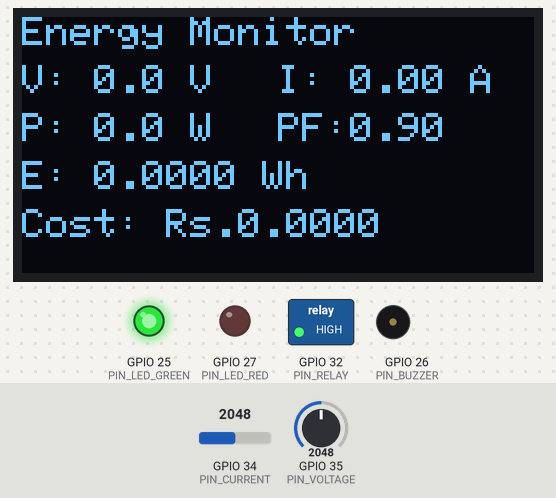
The sketch below on a simulated ESP32. On the bench: 128×64 one-colour display, switched loads named in the sketch (green lamp = pin HIGH), output pins drawn as LEDs (lit = HIGH), buzzer (waves = sounding, pin HIGH). The inputs (shaded band) are chosen by the test bench; at power-on: GPIO 34 (PIN_CURRENT) = 2048, GPIO 35 (PIN_VOLTAGE) = 2048. WiFi joins after 1.5 s; servers stay silent unless stated; what the sketch prints to the serial monitor is not drawn.

Above: at 5.2 s.
5.3 s: GPIO 34 (PIN_CURRENT) set to 2104
At 7.3 s:
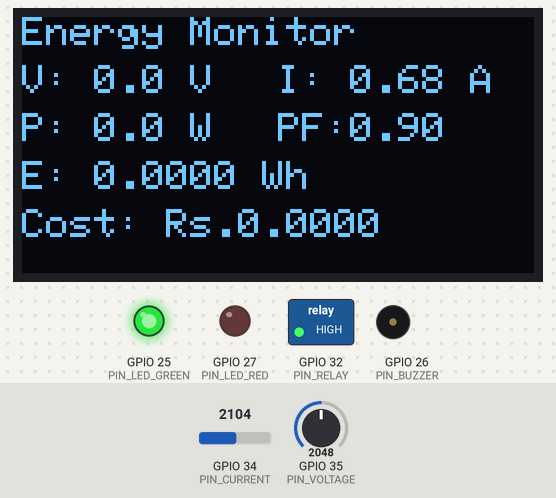
7.6 s: GPIO 35 (PIN_VOLTAGE) set to 2866
At 8.9 s:
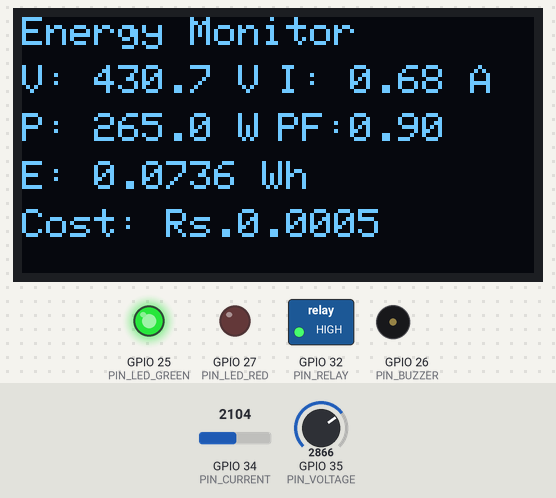
10.6 s: GPIO 34 (PIN_CURRENT) set to 2652
At 11.9 s:
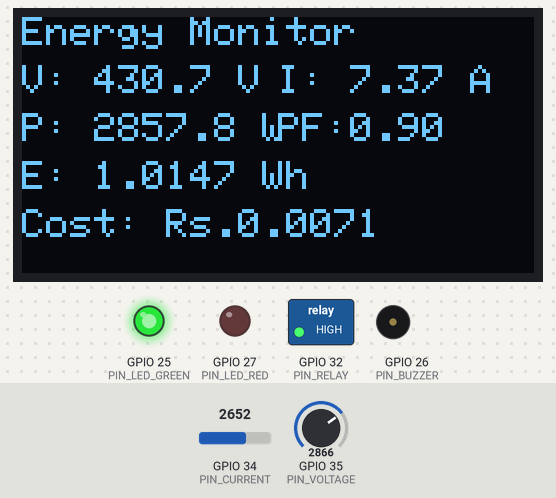
13.6 s: GPIO 34 (PIN_CURRENT) set to 2756
At 15.1 s:
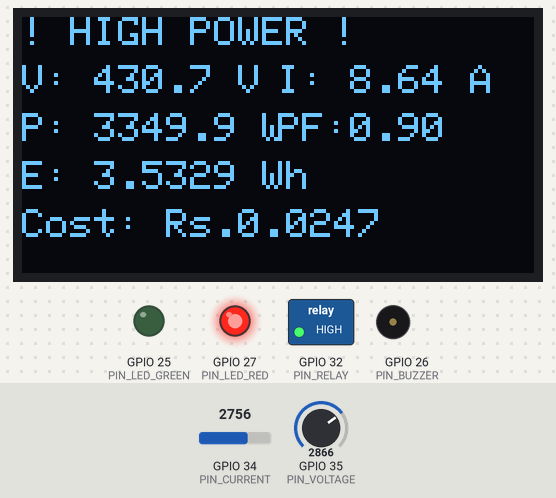
16.6 s: GPIO 35 (PIN_VOLTAGE) set to 3457
At 18.56 s:
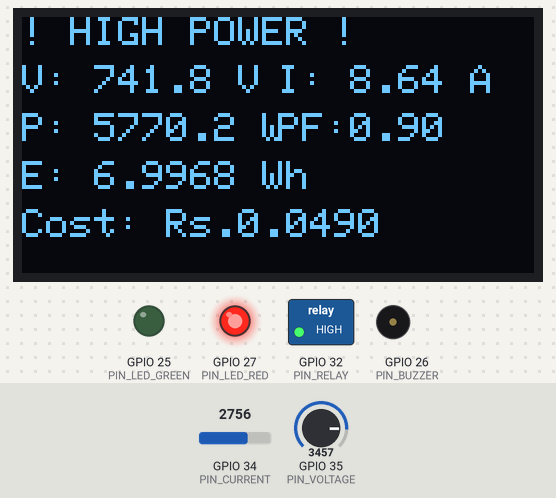
19.5 s: GPIO 35 (PIN_VOLTAGE) set to 3545
At 21.6 s:
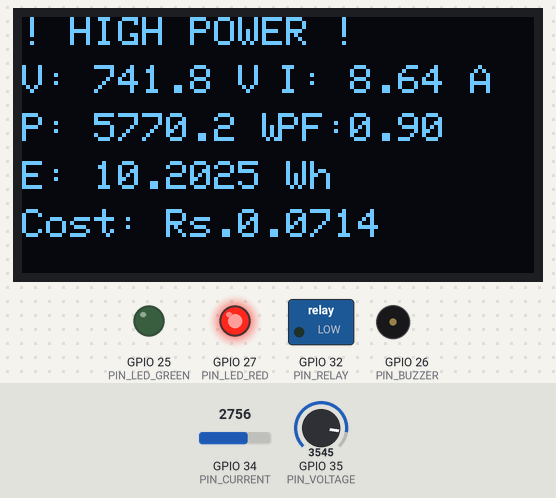
Timing chart, 0 to 23.5 s (numbered marks = the images above; inputs shaded):
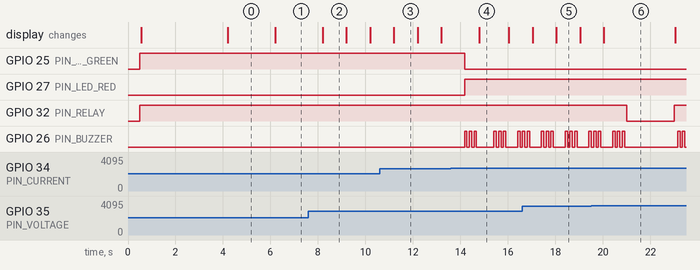

The sketch:

energy_monitor.ino
```cpp
/*
 * Smart Home Energy Monitoring System
 * =====================================
 * Hardware  : ESP32 (38-pin DevKit)
 * Sensors   : ACS712-30A (current), ZMPT101B (voltage)
 * Display   : 0.96" OLED SSD1306 (I2C)
 * Alert     : Buzzer + Red LED
 * Cloud     : ThingSpeak via Wi-Fi
 * IDE       : Arduino IDE 2.x
 *
 * Libraries required (install via Library Manager):
 *   - Adafruit SSD1306        (OLED display)
 *   - Adafruit GFX Library    (graphics)
 *   - ThingSpeak              (cloud upload)
 *   - WiFi                    (built-in for ESP32)
 *
 * Wiring Summary:
 *   ACS712 OUT  → GPIO34 (ADC1_CH6 — analog input)
 *   ZMPT101B OUT→ GPIO35 (ADC1_CH7 — analog input)
 *   OLED SDA    → GPIO21
 *   OLED SCL    → GPIO22
 *   BUZZER +    → GPIO26
 *   RED LED     → GPIO27 (via 330Ω resistor)
 *   GREEN LED   → GPIO25 (via 330Ω resistor)
 *   RELAY IN    → GPIO32
 */

#include <WiFi.h>
#include <Wire.h>
#include <Adafruit_GFX.h>
#include <Adafruit_SSD1306.h>
#include "ThingSpeak.h"

// ─────────────────────────────────────────────────────────────────
// CONFIGURATION — edit these values before uploading
// ─────────────────────────────────────────────────────────────────
const char* WIFI_SSID       = "Your_WiFi_SSID";
const char* WIFI_PASSWORD   = "Your_WiFi_Password";
unsigned long CHANNEL_ID    = 0;           // ThingSpeak Channel ID
const char*   WRITE_API_KEY = "YOUR_API_KEY"; // ThingSpeak Write API Key

// ─────────────────────────────────────────────────────────────────
// PIN DEFINITIONS
// ─────────────────────────────────────────────────────────────────
#define PIN_CURRENT   34    // ACS712 analog output
#define PIN_VOLTAGE   35    // ZMPT101B analog output
#define PIN_BUZZER    26
#define PIN_LED_RED   27
#define PIN_LED_GREEN 25
#define PIN_RELAY     32

// ─────────────────────────────────────────────────────────────────
// SENSOR CALIBRATION CONSTANTS
// ─────────────────────────────────────────────────────────────────
// ACS712-30A: sensitivity = 66 mV/A, midpoint at VCC/2 = 1650mV
// ESP32 ADC: 12-bit → 0–4095, reference voltage 3.3V
#define ACS712_SENSITIVITY  0.066   // V/A for 30A variant
#define ACS712_MIDPOINT     1.65    // V (VCC/2 with 3.3V supply)
#define ADC_REF_VOLTAGE     3.3     // V
#define ADC_RESOLUTION      4096    // 12-bit
#define SAMPLES_PER_READ    500     // Number of samples to average (noise reduction)

// ZMPT101B calibration factor — adjust based on your module's trim pot
// Measure actual voltage with multimeter and adjust until values match
#define VOLTAGE_CALIBRATION 0.5265  // Empirically determined

// Power factor for typical household loads
#define POWER_FACTOR 0.9

// Cost per kWh in INR (Hyderabad TSSPDCL domestic rate)
#define COST_PER_KWH 7.0

// Alert threshold: 3000W = 3kW
#define POWER_THRESHOLD_W 3000.0

// ─────────────────────────────────────────────────────────────────
// OLED DISPLAY CONFIG
// ─────────────────────────────────────────────────────────────────
#define SCREEN_WIDTH 128
#define SCREEN_HEIGHT 64
#define OLED_RESET   -1  // No reset pin (connected to ESP32 EN)
Adafruit_SSD1306 display(SCREEN_WIDTH, SCREEN_HEIGHT, &Wire, OLED_RESET);

// ─────────────────────────────────────────────────────────────────
// GLOBAL STATE
// ─────────────────────────────────────────────────────────────────
WiFiClient wifiClient;

float voltage_V       = 0.0;
float current_A       = 0.0;
float power_W         = 0.0;
float energy_Wh       = 0.0;
float cost_INR        = 0.0;
bool  highPowerAlert  = false;

unsigned long lastThingSpeakUpdate = 0;
unsigned long lastCalcTime         = 0;
const long    THINGSPEAK_INTERVAL  = 15000;  // 15 sec (free tier limit)
const long    CALC_INTERVAL        = 1000;   // 1 sec between readings


// ═════════════════════════════════════════════════════════════════
// SETUP
// ═════════════════════════════════════════════════════════════════
void setup() {
  Serial.begin(115200);
  delay(500);
  Serial.println("\n=== Smart Home Energy Monitor ===");

  // Pin modes
  pinMode(PIN_BUZZER,    OUTPUT);
  pinMode(PIN_LED_RED,   OUTPUT);
  pinMode(PIN_LED_GREEN, OUTPUT);
  pinMode(PIN_RELAY,     OUTPUT);

  // Safe initial states
  digitalWrite(PIN_RELAY,     HIGH);  // Relay NC = power ON by default
  digitalWrite(PIN_LED_GREEN, HIGH);  // Green ON = system running
  digitalWrite(PIN_LED_RED,   LOW);
  digitalWrite(PIN_BUZZER,    LOW);

  // OLED init
  if (!display.begin(SSD1306_SWITCHCAPVCC, 0x3C)) {
    Serial.println("OLED not found — check wiring");
  } else {
    showSplashScreen();
  }

  // Wi-Fi connect
  connectWiFi();

  // ThingSpeak init
  ThingSpeak.begin(wifiClient);

  Serial.println("Setup complete. Starting monitoring loop...\n");
}


// ═════════════════════════════════════════════════════════════════
// MAIN LOOP
// ═════════════════════════════════════════════════════════════════
void loop() {
  unsigned long now = millis();

  // ── Read & calculate every CALC_INTERVAL ──────────────────────
  if (now - lastCalcTime >= CALC_INTERVAL) {
    lastCalcTime = now;

    voltage_V = readVoltage();
    current_A = readCurrent();
    power_W   = voltage_V * current_A * POWER_FACTOR;

    // Accumulate energy (P × Δt in hours)
    float dt_hours = (float)CALC_INTERVAL / 3600000.0;
    energy_Wh += power_W * dt_hours;
    cost_INR   = (energy_Wh / 1000.0) * COST_PER_KWH;

    // Alert check
    checkAlert(power_W);

    // Serial monitor output
    Serial.printf("V=%.2fV  I=%.3fA  P=%.2fW  E=%.4fWh  ₹%.4f  %s\n",
                  voltage_V, current_A, power_W, energy_Wh, cost_INR,
                  highPowerAlert ? "⚠️ HIGH" : "✅ OK");

    // OLED refresh
    updateDisplay();
  }

  // ── ThingSpeak push every 15 sec ──────────────────────────────
  if (now - lastThingSpeakUpdate >= THINGSPEAK_INTERVAL) {
    lastThingSpeakUpdate = now;
    if (WiFi.status() == WL_CONNECTED) {
      pushToThingSpeak();
    } else {
      Serial.println("[WiFi] Disconnected — attempting reconnect...");
      connectWiFi();
    }
  }
}


// ═════════════════════════════════════════════════════════════════
// SENSOR READING FUNCTIONS
// ═════════════════════════════════════════════════════════════════

/**
 * Read RMS current from ACS712.
 * Takes SAMPLES_PER_READ readings, computes RMS for AC accuracy.
 */
float readCurrent() {
  float sumSquares = 0.0;
  for (int i = 0; i < SAMPLES_PER_READ; i++) {
    int raw = analogRead(PIN_CURRENT);
    float voltage_at_pin = (raw / (float)ADC_RESOLUTION) * ADC_REF_VOLTAGE;
    float centered       = voltage_at_pin - ACS712_MIDPOINT;
    float instantCurrent = centered / ACS712_SENSITIVITY;
    sumSquares += instantCurrent * instantCurrent;
  }
  float rms = sqrt(sumSquares / SAMPLES_PER_READ);
  return (rms < 0.05) ? 0.0 : rms;  // Dead-band: ignore noise < 50mA
}

/**
 * Read RMS voltage from ZMPT101B.
 * Similar RMS sampling approach.
 */
float readVoltage() {
  float sumSquares = 0.0;
  for (int i = 0; i < SAMPLES_PER_READ; i++) {
    int raw = analogRead(PIN_VOLTAGE);
    float centered = (raw - ADC_RESOLUTION / 2.0);
    sumSquares += centered * centered;
  }
  float rms = sqrt(sumSquares / SAMPLES_PER_READ);
  return rms * VOLTAGE_CALIBRATION;
}


// ═════════════════════════════════════════════════════════════════
// ALERT & SAFETY FUNCTIONS
// ═════════════════════════════════════════════════════════════════
void checkAlert(float power) {
  if (power > POWER_THRESHOLD_W) {
    highPowerAlert = true;
    digitalWrite(PIN_LED_RED,   HIGH);
    digitalWrite(PIN_LED_GREEN, LOW);
    // Buzzer beep pattern: 3 short beeps
    for (int b = 0; b < 3; b++) {
      digitalWrite(PIN_BUZZER, HIGH); delay(100);
      digitalWrite(PIN_BUZZER, LOW);  delay(100);
    }
    // OPTIONAL: Trip relay if extreme overload (>6kW)
    if (power > POWER_THRESHOLD_W * 2.0) {
      Serial.println("🚨 OVERLOAD! Tripping relay...");
      digitalWrite(PIN_RELAY, LOW);   // Cut power
      delay(2000);
      digitalWrite(PIN_RELAY, HIGH);  // Restore after 2s
    }
  } else {
    highPowerAlert = false;
    digitalWrite(PIN_LED_RED,   LOW);
    digitalWrite(PIN_LED_GREEN, HIGH);
    digitalWrite(PIN_BUZZER,    LOW);
  }
}


// ═════════════════════════════════════════════════════════════════
// OLED DISPLAY FUNCTIONS
// ═════════════════════════════════════════════════════════════════
void showSplashScreen() {
  display.clearDisplay();
  display.setTextSize(1);
  display.setTextColor(SSD1306_WHITE);
  display.setCursor(10, 10);
  display.println("Smart Energy");
  display.setCursor(10, 22);
  display.println("Monitor v1.0");
  display.setCursor(10, 38);
  display.println("Initializing...");
  display.display();
  delay(2000);
}

void updateDisplay() {
  display.clearDisplay();
  display.setTextSize(1);
  display.setTextColor(SSD1306_WHITE);

  // Header
  display.setCursor(0, 0);
  display.println(highPowerAlert ? "! HIGH POWER !" : "Energy Monitor");

  // Values
  display.setCursor(0, 12);
  display.printf("V: %.1f V", voltage_V);
  display.setCursor(64, 12);
  display.printf("I: %.2f A", current_A);

  display.setCursor(0, 24);
  display.printf("P: %.1f W", power_W);
  display.setCursor(64, 24);
  display.printf("PF:%.2f", POWER_FACTOR);

  display.setCursor(0, 36);
  display.printf("E: %.4f Wh", energy_Wh);

  display.setCursor(0, 48);
  display.printf("Cost: Rs.%.4f", cost_INR);

  display.display();
}


// ═════════════════════════════════════════════════════════════════
// WI-FI & THINGSPEAK
// ═════════════════════════════════════════════════════════════════
void connectWiFi() {
  Serial.printf("Connecting to %s ", WIFI_SSID);
  WiFi.begin(WIFI_SSID, WIFI_PASSWORD);
  int tries = 0;
  while (WiFi.status() != WL_CONNECTED && tries < 20) {
    delay(500); Serial.print(".");
    tries++;
  }
  if (WiFi.status() == WL_CONNECTED) {
    Serial.printf("\n✅ Connected. IP: %s\n", WiFi.localIP().toString().c_str());
  } else {
    Serial.println("\n⚠️  WiFi failed — running offline");
  }
}

void pushToThingSpeak() {
  ThingSpeak.setField(1, voltage_V);
  ThingSpeak.setField(2, current_A);
  ThingSpeak.setField(3, power_W);
  ThingSpeak.setField(4, energy_Wh);
  ThingSpeak.setField(5, cost_INR);
  ThingSpeak.setField(6, (int)highPowerAlert);

  int status = ThingSpeak.writeFields(CHANNEL_ID, WRITE_API_KEY);
  if (status == 200) {
    Serial.println("[ThingSpeak] ✅ Data uploaded");
  } else {
    Serial.printf("[ThingSpeak] ❌ Error: %d\n", status);
  }
}
```

Measured:
- the behaviour switches between 2052 and 2053 on GPIO 34 (PIN_CURRENT) (found by bisection; images 0 and 1)
- the behaviour switches between 2682 and 2683 on GPIO 34 (PIN_CURRENT) (found by bisection; images 3 and 4)
- the behaviour switches between 3513 and 3514 on GPIO 35 (PIN_VOLTAGE) (found by bisection; images 5 and 6)
- after the input at 5.3 s, the display: changes after 0.90 s (image 1)
- after the input at 7.6 s, the display: changes after 0.60 s (image 2)
- after the input at 13.6 s, GPIO 25 (PIN_LED_GREEN): HIGH → LOW after 0.57 s; GPIO 27 (PIN_LED_RED): LOW → HIGH after 0.57 s; GPIO 26 (PIN_BUZZER): LOW → HIGH after 0.57 s, → LOW 0.10 s later, → HIGH 0.10 s later, → LOW 0.10 s later, … (14 changes in this stretch); the display: changes after 1.2 s (image 4)
- after the input at 19.5 s, GPIO 32 (PIN_RELAY): HIGH → LOW after 1.5 s, → HIGH 2.0 s later
